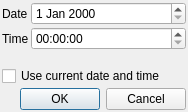
<?xml version="1.0" encoding="UTF-8"?>
<ui version="4.0">
 <class>setDateTimeToUse</class>
 <widget class="QDialog" name="setDateTimeToUse">
  <property name="geometry">
   <rect>
    <x>0</x>
    <y>0</y>
    <width>188</width>
    <height>112</height>
   </rect>
  </property>
  <property name="windowTitle">
   <string>Dialog</string>
  </property>
  <layout class="QVBoxLayout" name="verticalLayout">
   <property name="spacing">
    <number>2</number>
   </property>
   <property name="leftMargin">
    <number>2</number>
   </property>
   <property name="topMargin">
    <number>2</number>
   </property>
   <property name="rightMargin">
    <number>2</number>
   </property>
   <property name="bottomMargin">
    <number>2</number>
   </property>
   <item>
    <layout class="QFormLayout" name="formLayout">
     <property name="horizontalSpacing">
      <number>2</number>
     </property>
     <property name="verticalSpacing">
      <number>2</number>
     </property>
     <item row="0" column="0">
      <widget class="QLabel" name="label">
       <property name="text">
        <string>Date</string>
       </property>
      </widget>
     </item>
     <item row="0" column="1">
      <widget class="QDateEdit" name="dateEdit"/>
     </item>
     <item row="1" column="0">
      <widget class="QLabel" name="label_2">
       <property name="text">
        <string>Time</string>
       </property>
      </widget>
     </item>
     <item row="1" column="1">
      <widget class="QTimeEdit" name="timeEdit"/>
     </item>
    </layout>
   </item>
   <item>
    <widget class="QCheckBox" name="checkBox">
     <property name="text">
      <string>Use current date and time</string>
     </property>
    </widget>
   </item>
   <item>
    <widget class="QDialogButtonBox" name="buttonBox">
     <property name="orientation">
      <enum>Qt::Horizontal</enum>
     </property>
     <property name="standardButtons">
      <set>QDialogButtonBox::Cancel|QDialogButtonBox::Ok</set>
     </property>
    </widget>
   </item>
  </layout>
 </widget>
 <resources/>
 <connections>
  <connection>
   <sender>buttonBox</sender>
   <signal>accepted()</signal>
   <receiver>setDateTimeToUse</receiver>
   <slot>accept()</slot>
   <hints>
    <hint type="sourcelabel">
     <x>248</x>
     <y>254</y>
    </hint>
    <hint type="destinationlabel">
     <x>157</x>
     <y>274</y>
    </hint>
   </hints>
  </connection>
  <connection>
   <sender>buttonBox</sender>
   <signal>rejected()</signal>
   <receiver>setDateTimeToUse</receiver>
   <slot>reject()</slot>
   <hints>
    <hint type="sourcelabel">
     <x>316</x>
     <y>260</y>
    </hint>
    <hint type="destinationlabel">
     <x>286</x>
     <y>274</y>
    </hint>
   </hints>
  </connection>
 </connections>
</ui>
